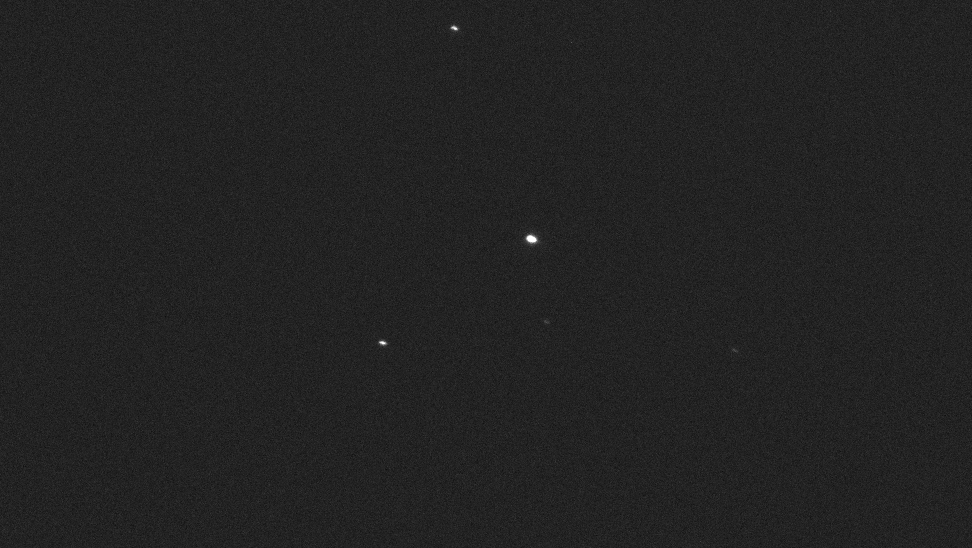
#> input picture HD2259.png, 1944 x 1096 px, given in place of _focus.jpg, which was not available (shown at 1/2 size)
$ python focus_assist.py   (older library calls are emulated)
#> lines starting #> are read from the running program, lines starting #| are printed output that depends on the picture; after the words box and inside, x2 and y2 are one past the last pixel; in counts of white or black regions, pixels touching at a corner belong together; pictures that were not available may be replaced by others from this repository, and a replacement may not be noted
#!/usr/bin/env python3
"""Asistente de enfoque en vivo para objetos planetarios.

Captura el preview de una sesión ya abierta (vía ``python app.py attach``) y
muestra una métrica de nitidez actualizada, para poder ajustar el foco
observando si el número sube o baja.

La métrica es la nitidez de borde: la mediana del gradiente sobre los píxeles
del borde del disco, normalizada por el contraste del objeto. A diferencia de
la varianza del laplaciano global, no depende del brillo total, de modo que
sigue siendo comparable aunque cambien exposición o ganancia mientras se
enfoca.

Uso:
    python scripts/focus_assist.py            # hasta Ctrl-C
    python scripts/focus_assist.py --seconds 120
"""
from __future__ import annotations

import argparse
import subprocess
import sys
import time
from pathlib import Path

import cv2
import numpy as np

ROOT = Path(__file__).resolve().parents[1]
IMG = ROOT / "terminal_output" / "images" / "_focus.jpg"


def grab() -> np.ndarray | None:
    subprocess.run(
        [sys.executable, str(ROOT / "app.py"), "attach", "-c", "image live _focus"],
        cwd=ROOT,
        capture_output=True,
        timeout=60,
    )
#> (this line was passed over: subprocess is not available in this run)
    img = cv2.imread(str(IMG), cv2.IMREAD_GRAYSCALE)
#> img is the input picture: shape (1096, 1944); min 0, max 255, mean 34.5
    return img


def sharpness(img: np.ndarray) -> tuple[float, float, tuple[int, int]]:
    """Devuelve (nitidez_borde, diametro_px, centro)."""
    f = img.astype(np.float32)
    blur = cv2.GaussianBlur(f, (21, 21), 0)
    _, peak, _, loc = cv2.minMaxLoc(blur)
#> peak = 240.3; loc = (1062, 478)
    bg = float(np.median(f))
#> bg = 34
    # Recorte generoso alrededor del objeto.
    r = 260
    x, y = loc
#> x = 1062; y = 478
    win = f[max(0, y - r): y + r, max(0, x - r): x + r]
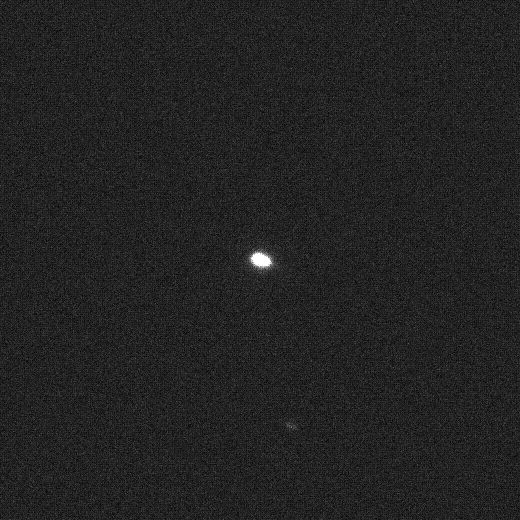
#> win: shape (520, 520) float32; min 0, max 255, mean 34.8
    if win.size == 0:
        return 0.0, 0.0, loc

    contrast = float(win.max() - bg)
#> contrast = 221
    if contrast <= 1.0:
        return 0.0, 0.0, loc

    # Borde del disco = píxeles cerca de media altura.
    half = bg + contrast * 0.5
#> half = 144.5
    band = np.abs(win - half) < (contrast * 0.12)
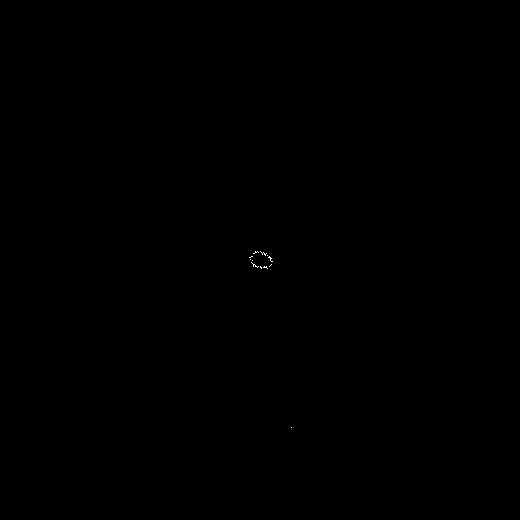
#> band: shape (520, 520) bool; 0.02% white in thin lines or dots, all inside (x1, y1, x2, y2) = (249, 251, 292, 428)
    if int(band.sum()) < 20:
        return 0.0, 0.0, loc

    gx = cv2.Sobel(win, cv2.CV_32F, 1, 0, ksize=3)
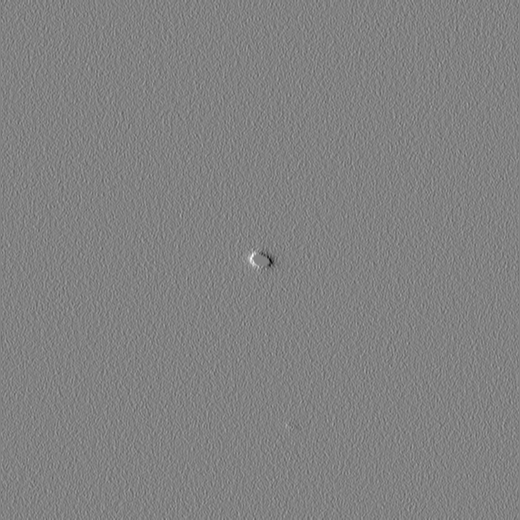
#> gx: shape (520, 520) float32; min -541, max 520, mean 0; drawn with min black and max white
    gy = cv2.Sobel(win, cv2.CV_32F, 0, 1, ksize=3)
    grad = np.hypot(gx, gy)
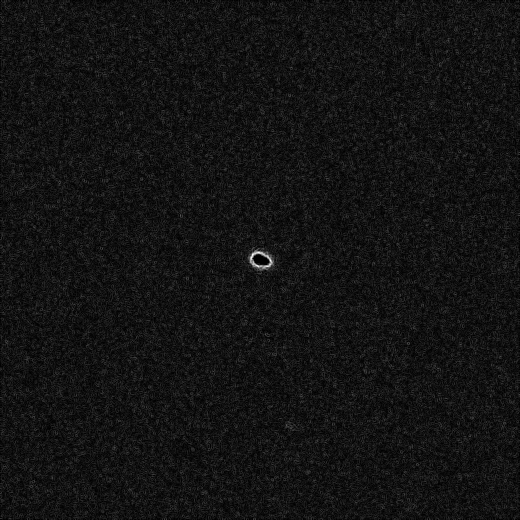
#> grad: shape (520, 520) float32; min 0, max 591.4, mean 45.2; drawn with min black and max white
    edge = float(np.median(grad[band])) / contrast * 100.0
#> edge = 164.9

    mask = win > half
#> mask: shape (520, 520) bool; 0.09% white; 1 white region, box (x1, y1, x2, y2) and area: (250, 252, 272, 268) 242
    ys, xs = np.nonzero(mask)
#> ys = 242 values from 252 to 267; xs = 242 values, max 271 at index 174, min 250 at index 57, mean 260.4
    diam = float(max(xs.max() - xs.min(), ys.max() - ys.min())) if len(xs) else 0.0
#> diam = 21
    return edge, diam, loc


def main() -> int:
    ap = argparse.ArgumentParser(description=__doc__)
    ap.add_argument("--seconds", type=float, default=0.0, help="duración; 0 = hasta Ctrl-C")
    args = ap.parse_args()

    print("Asistente de enfoque. Gira el foco despacio y observa la NITIDEZ.")
    print("Sube = mejor foco. El diametro deberia ACHICARSE al enfocar.\n")
    print(f"{'nitidez':>9}  {'diam.px':>8}  barra")

    best = 0.0
    t0 = time.time()
    try:
        while True:
            img = grab()
            if img is None:
                time.sleep(0.5)
                continue
            edge, diam, _ = sharpness(img)
#> edge = 164.9; diam = 21
            best = max(best, edge)
#> best = 164.9
            bar = "#" * int(min(50, edge / max(best, 1e-6) * 50))
            flag = "  <-- MEJOR" if edge >= best - 1e-9 and edge > 0 else ""
#> flag = '  <-- MEJOR'
            print(f"{edge:9.2f}  {diam:8.0f}  {bar}{flag}")
#|    164.87        21  ##################################################  <-- MEJOR
            if args.seconds and (time.time() - t0) > args.seconds:
                break
    except KeyboardInterrupt:
        print("\nlisto.")
    print(f"\nmejor nitidez observada: {best:.2f}")
    return 0


if __name__ == "__main__":
#> (the run stopped early here; a loop or call above may not have finished)
